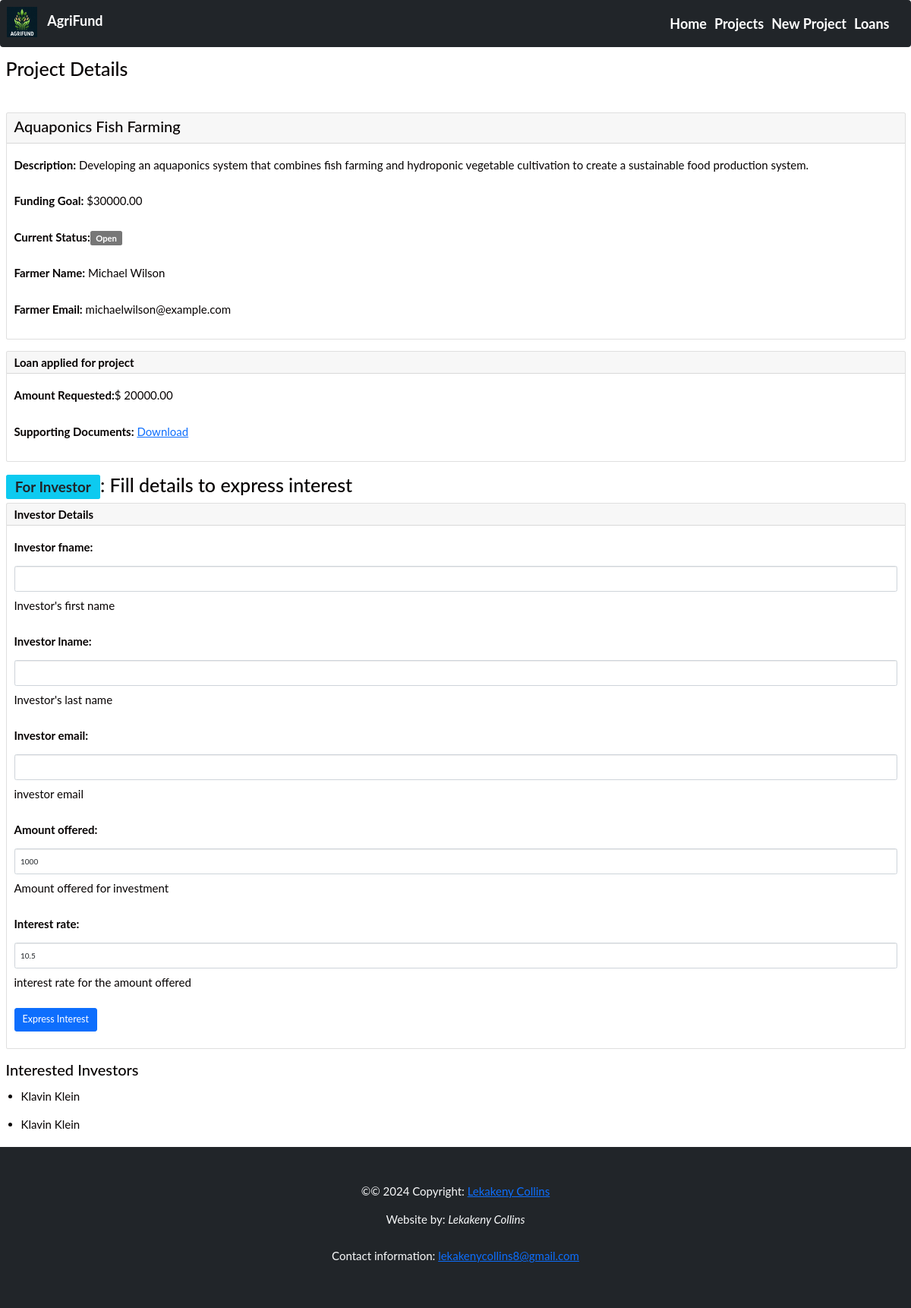
Screenshot of /projects/5/ with the database file from the repository.
### agri_project/models.py (models this page shows, shortened)
class BaseModel(models.Model):
    created_at = models.DateTimeField(auto_now_add=True)
    updated_at = models.DateTimeField(auto_now=True)
    class Meta:
        abstract = True

class Project(BaseModel):
    name = models.CharField(max_length=50, help_text="The name of agribusiness project")
    description = models.TextField(help_text="project description")
    funding_goal = models.DecimalField(max_digits=10, decimal_places=2,
            help_text="funding needed")
    current_status = models.CharField(max_length=50, default='Open',
            help_text="Open, Closed, Onhold")
    farmer_name = models.CharField(max_length=100, help_text="Your names")
    farmer_email = models.EmailField(help_text="Farmer's Email")

class LoanApplication(BaseModel):
    project = models.ForeignKey(Project, on_delete=models.CASCADE)
    amount_requested = models.DecimalField(max_digits=10, decimal_places=2,
            help_text="Loan amount")
    supporting_docs = models.FileField(upload_to='documents/',
            help_text="Legal documents needed")

class InvestorInterest(BaseModel):
    project = models.ForeignKey(Project, on_delete=models.CASCADE)
    investor_fname = models.CharField(max_length=50, help_text="Investor's first name")
    investor_lname = models.CharField(max_length=50, help_text="Investor's last name")
    investor_email = models.EmailField(help_text="investor email")
    amount_offered = models.DecimalField(max_digits=10, decimal_places=2, default=1000,
            help_text="Amount offered for investment")
    interest_rate = models.DecimalField(max_digits=5, decimal_places=2, default=10.5,
            help_text="interest rate for the amount offered")

### agri_project/views.py (the view, shortened to what this page needs)
# urls.py: path('projects/<int:pk>/', views.project_details, name='project_details'),
def project_details(request, pk):
    project = get_object_or_404(Project, pk=pk)
    loan_applications = project.loanapplication_set.all()
    interested_investors = project.investorinterest_set.all()
    form = InvestorInterestForm()
    context = {'project': project, 'loan_applications': loan_applications,
            'interested_investors': interested_investors, 'form': form}
    return render(request, 'agri_project/project_details.html', context)

### agri_project/forms.py
class InvestorInterestForm(forms.ModelForm):
    class Meta:
        model = InvestorInterest
        fields = ['investor_fname', 'investor_lname', 'investor_email',
                'amount_offered', 'interest_rate']
        widgets = {
                'investor_fname': forms.TextInput(attrs={'class': 'form-control'}),
                'investor_lname': forms.TextInput(attrs={'class': 'form-control'}),
                'investor_email': forms.EmailInput(attrs={'class': 'form-control'}),
                'amount_offered': forms.NumberInput(attrs={'class': 'form-control'}),
                'interest_rate': forms.NumberInput(attrs={'class': 'form-control'}),
                }

### agri_project/templates/agri_project/project_details.html (shortened to what this page needs)
{% extends 'agri_project/base.html' %}
{% block content %}
<div class="container-fluid ms-auto">
          <section><br>
              <h1>Project Details</h1><br>
              <div class="card mt-4 mt-lg-0 mb-4 me-auto ml-4">
                <div class="card-header d-lg-flex">
                  <h2>{{ project.name }}</h2>
                </div>
                <div class="card-body">
                  <p><strong>Description:</strong> {{ project.description }}</p>
                  <p><strong>Funding Goal:</strong> ${{ project.funding_goal }}</p>
		  <p><strong>Current Status:</strong><span class="badge bg-info-soft">{{ project.current_status }}</span></p>
                  <p><strong>Farmer Name:</strong> {{ project.farmer_name }}</p>
                  <p><strong>Farmer Email:</strong> {{ project.farmer_email }}</p>
                </div>
              </div>
</section>
</div>
<section class="container-fluid ms-auto">
              <div class="card mb-4">
                <div class="card-header">
                    <h4 class="mb-0"><strong>Loan applied for project</strong></h4>
                </div>
                <div class="card-body">
                  {% if loan_applications %}
		  	{% for loan_application in loan_applications %}
                      		<p><strong>Amount Requested:</strong>$ {{ loan_application.amount_requested }}</p>
                      		<p><strong>Supporting Documents:</strong> <a href="{{ loan_applications.supporting_docs.url }}">Download</a></p>
			{% endfor %}
                  {% else %}
                      <p>No loan application has been submitted for this project.</p>
                  {% endif %}
                </div>
              </div>
</section>
<section class="container-fluid">
	<h1><span class="badge bg-info text-dark">For Investor</span>: Fill details to express interest</h1>
              <div class="card mb-4">
                <form id="investorInterestForm" method="POST">
                  <div class="card-header">
                    <h4 class="mb-0"><strong>Investor Details</strong></h4>
                  </div>
                  <div class="card-body mb-3">
			{{ form.as_p }}
                    <button type="submit" class="btn btn-primary btn-lg mt-12">Express Interest</button>
                  </div>
                </form>
              </div>
</section>
<section class="container-fluid">
	<h2>Interested Investors</h2>
	<ul>
		{% for investor in interested_investors %}
			<li
				>{{ investor.investor_fname }} {{ investor.investor_lname }}
			</li>
		{% empty %}
			<li>No investors are currently interested in this project.</li>
		{% endfor %}
	</ul>
</section>
{% endblock %}

### agri_project/templates/agri_project/base.html (style rules this page uses)
body { font: 400 15px Lato, sans-serif; line-height: 2.5; color: #060202; }

### rows the page displays
Project: name "Aquaponics Fish Farming", description "Developing an aquaponics system that combines fish farming and hydroponic vegetable cultivation to create a sustainable food production system.", funding_goal "30000.00", current_status "Open", farmer_name "Michael Wilson", farmer_email "michaelwilson@example.com"
LoanApplication: amount_requested "20000.00"
InvestorInterest: investor_fname "Klavin", investor_lname "Klein"
InvestorInterest: investor_fname "Klavin", investor_lname "Klein"
